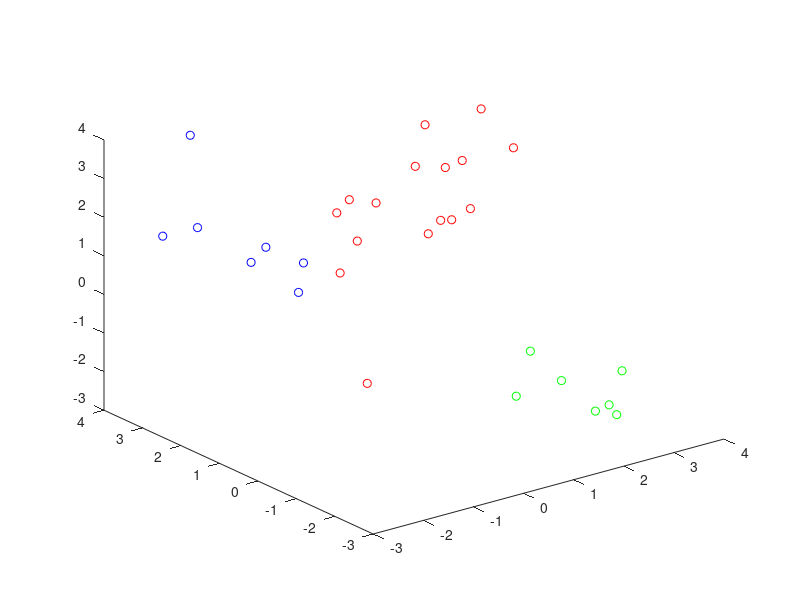

Source code (MATLAB):
%% Melakukan testing menggunakan model probabilistik

clear;
clc;
close all;

% Membaca data Train dan data Test
dataTrain = csvread('data_train_PNN.csv');
dataTest = csvread('data_test_PNN.csv');
train = dataTrain(1:150,:);
valid = dataTest(1:30,:);
train_sort = sortrows(train, 4);

% Memisahkan data train sesuai dengan kelasnya
jumlahAtribut = size(train,2)-1;
data_kelas = train(:,jumlahAtribut+1);
data_train = train(:,1:jumlahAtribut);
data_train0 = data_train(find(data_kelas==0),:);
data_train1 = data_train(find(data_kelas==1),:);
data_train2 = data_train(find(data_kelas==2),:);

% Smoothing parameter
s = 1;

% hitung g(x) dengan memisahkan setiap data train per kelasnya
for i = 1:size(valid)
    % Perhitungan f(x) pada kelas 0
    for j = 1:size(data_train0)
        kelas0(i,1) = exp(-(((valid(i,1)-data_train0(j,1))^2 + (valid(i,2)-data_train0(j,2))^2 + (valid(i,3)-data_train0(j,3))^2) / 2*s^2));
        f(i,1) = sum(kelas0(i,1))/size(data_train0,1);
    end
    
    % Perhitungan f(x) pada kelas 1
    for l = 1:size(data_train1)
        kelas1(i,1) = exp(-(((valid(i,1)-data_train1(l,1))^2 + (valid(i,2)-data_train1(l,2))^2 + (valid(i,3)-data_train1(l,3))^2) / 2*s^2));
        f(i,2) = sum(kelas1(i,1))/size(data_train1,1);
    end
    
    % Perhitungan f(x) pada kelas 2
    for n = 1:size(data_train2)
        kelas2(i,1) = exp(-(((valid(i,1)-data_train2(n,1))^2 + (valid(i,2)-data_train2(n,2))^2 + (valid(i,3)-data_train2(n,3))^2) / 2*s^2));
        f(i,3) = sum(kelas2(i,1))/size(data_train2,1);
    end
    
    % Memindahkan kelas pada data validasi ke matrix f(x)
    % f(i,4) = valid(i,4);
    
    % Mencari nilai maksimum pada setiap baris matrix f(x)
    for k = 1:size(f)
        max_f(k,1) = max(f(k,1:3));
        if (find(max_f(k,1) == f(k,1:3)) == 1)
            klasifikasi(k,1) = 0;
        elseif (find(max_f(k,1) == f(k,1:3)) == 2)
            klasifikasi(k,1) = 1;
        elseif (find(max_f(k,1) == f(k,1:3)) == 3)
            klasifikasi(k,1) = 2;
        end
    end
end

% Menggabungkan data test dengan kelasifikasi kelasnya
valid(:,4) = klasifikasi(:,1);

% Menulis data pada text file
fileID = fopen('hasil_testing.txt','w');
fprintf(fileID, '%6s %12s\r\n','x1','x2','x3','y');
fprintf(fileID, '%6.2f %12.8f\r\n',valid);

% Menampilkan data train ke grafik
dataTest_sort = sortrows(valid,4);
class0_test = dataTest_sort(1:16,1:3);
class1_test = dataTest_sort(17:23,1:3);
class2_test = dataTest_sort(24:30,1:3);

figure(2);
plot3(class0_test(:,1),class0_test(:,2),class0_test(:,3),'ro');
hold on;
plot3(class1_test(:,1),class1_test(:,2),class1_test(:,3),'bo');
hold on;
plot3(class2_test(:,1),class2_test(:,2),class2_test(:,3),'go');
hold on;

% Menghitung akurasi pada model yang dibuat
% jumlahBenar = 0;
% for m = 1:size(klasifikasi)
%     if (klasifikasi(m,1) == f(m,4))
%         jumlahBenar = jumlahBenar + 1;
%     end
% end
% akurasi = (jumlahBenar/50)*100;
% disp(akurasi);